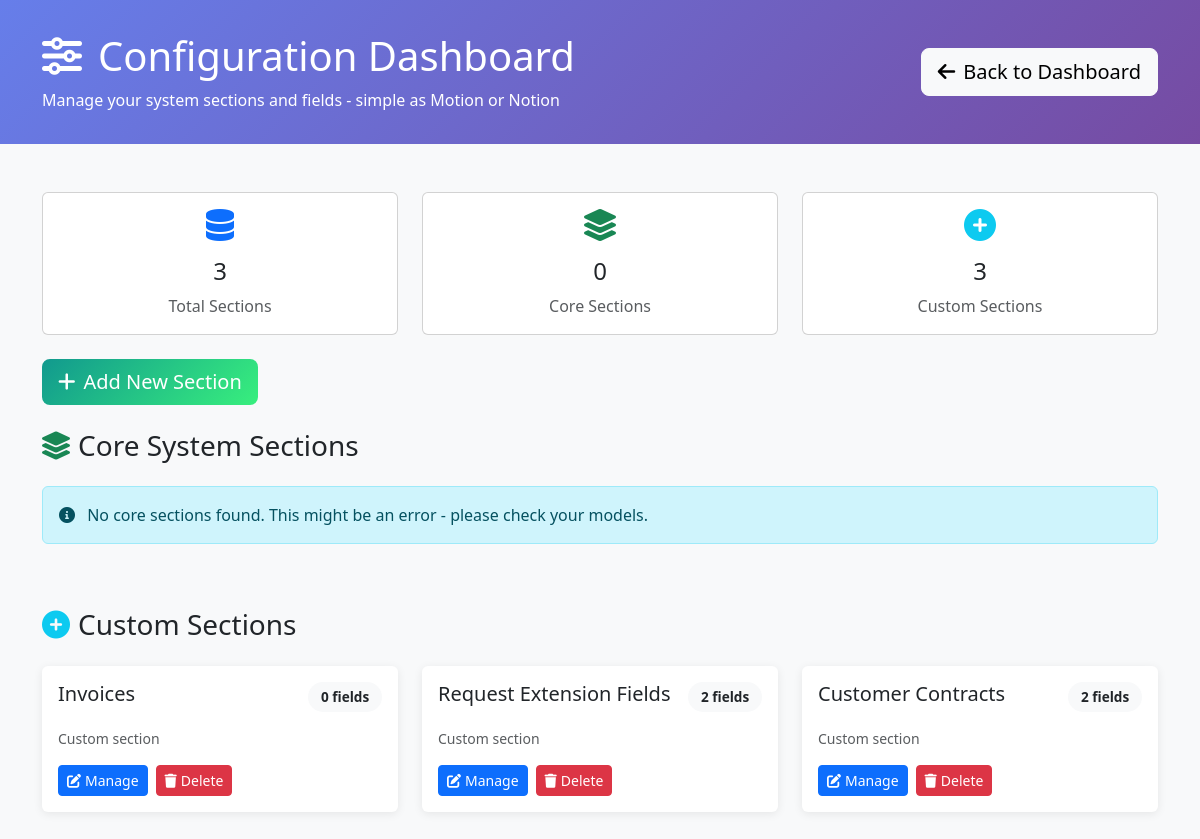
The app's page /configuration/ (signed in) with its own data.
### requests/models.py (models this page shows, shortened)
class DynamicModel(models.Model):
    name = models.CharField(max_length=100, unique=True, help_text="Model name (e.g., 'Invoice')")
    app_label = models.CharField(max_length=100, default='requests', help_text="Django app where model belongs")
    table_name = models.CharField(max_length=100, unique=True, help_text="Database table name")
    display_name = models.CharField(max_length=100, help_text="Human-readable name for admin")
    description = models.TextField(blank=True, help_text="Description of this model's purpose")
    ordering_fields = models.JSONField(default=list, help_text="Fields to use for default ordering")
    is_active = models.BooleanField(default=True, help_text="Whether this model is active in the system")
    created_at = models.DateTimeField(auto_now_add=True)
    updated_at = models.DateTimeField(auto_now=True)
    class Meta:
        verbose_name = "Dynamic Model"
        verbose_name_plural = "Dynamic Models"
        ordering = ['name']

### requests/configuration_views.py (the view)
# urls.py: path('', configuration_views.configuration_dashboard, name='dashboard'),
@staff_member_required
def configuration_dashboard(request):
    existing_models = []
    core_models = {
        'accounts.Company': 'Companies & Accounts',
        'requests.Request': 'Booking Requests',
        'agreements.Agreement': 'Agreements & Contracts',
        'sales_calls.SalesCall': 'Sales Calls & Meetings',
        'requests.RoomEntry': 'Room Occupancies'
    }
    for model_path, display_name in core_models.items():
        try:
            model = apps.get_model(model_path)
            field_count = len(model._meta.fields)
            dynamic_fields_count = DynamicField.objects.filter(
                existing_model_name=model_path,
                is_active=True
            ).count()
            existing_models.append({
                'name': model_path,
                'display_name': display_name,
                'model': model,
                'field_count': field_count,
                'dynamic_fields_count': dynamic_fields_count,
                'total_fields': field_count + dynamic_fields_count,
                'is_core': True
            })
        except Exception as e:
            print(f"Error loading model {model_path}: {e}")
    dynamic_models = []
    for dm in DynamicModel.objects.filter(is_active=True):
        field_count = dm.fields.filter(is_active=True).count()
        dynamic_models.append({
            'id': dm.id,
            'name': f"{dm.app_label}.{dm.name}",
            'display_name': dm.display_name,
            'field_count': field_count,
            'dynamic_fields_count': 0,
            'total_fields': field_count,
            'is_core': False,
            'model': dm
        })
    context = {
        'existing_models': existing_models,
        'dynamic_models': dynamic_models,
        'total_sections': len(existing_models) + len(dynamic_models)
    }
    return render(request, 'configuration/dashboard.html', context)

### requests/templates/configuration/dashboard.html (shortened to what this page needs)
<!DOCTYPE html>
<html lang="en">
<head>
    <link href="https://cdn.jsdelivr.net/npm/bootstrap@5.3.0/dist/css/bootstrap.min.css" rel="stylesheet">
    <link href="https://cdnjs.cloudflare.com/ajax/libs/font-awesome/6.0.0/css/all.min.css" rel="stylesheet">
</head>
<body class="bg-light">
    <div class="config-header">
        <div class="container">
            <div class="row align-items-center">
                <div class="col-md-8">
                    <h1 class="mb-2">
                        <i class="fas fa-sliders-h me-3"></i>Configuration Dashboard
                    </h1>
                    <p class="mb-0 opacity-90">
                        Manage your system sections and fields - simple as Motion or Notion
                    </p>
                </div>
                <div class="col-md-4 text-end">
                    <a href="{% url 'dashboard' %}" class="btn btn-light btn-lg">
                        <i class="fas fa-arrow-left me-2"></i>Back to Dashboard
                    </a>
                </div>
            </div>
        </div>
    </div>
    <div class="container my-5">
        <div class="row mb-4">
            <div class="col-md-4">
                <div class="card text-center">
                    <div class="card-body">
                        <i class="fas fa-database fa-2x text-primary mb-3"></i>
                        <h4>{{ total_sections }}</h4>
                        <p class="text-muted mb-0">Total Sections</p>
                    </div>
                </div>
            </div>
            <div class="col-md-4">
                <div class="card text-center">
                    <div class="card-body">
                        <i class="fas fa-layer-group fa-2x text-success mb-3"></i>
                        <h4>{{ existing_models|length }}</h4>
                        <p class="text-muted mb-0">Core Sections</p>
                    </div>
                </div>
            </div>
            <div class="col-md-4">
                <div class="card text-center">
                    <div class="card-body">
                        <i class="fas fa-plus-circle fa-2x text-info mb-3"></i>
                        <h4>{{ dynamic_models|length }}</h4>
                        <p class="text-muted mb-0">Custom Sections</p>
                    </div>
                </div>
            </div>
        </div>
        <div class="row mb-4">
            <div class="col-12">
                <div class="d-flex action-buttons">
                    <button class="btn btn-create btn-lg" onclick="createNewSection()">
                        <i class="fas fa-plus me-2"></i>Add New Section
                    </button>
                </div>
            </div>
        </div>
        <div class="row">
            <div class="col-12">
                <h3 class="mb-4">
                    <i class="fas fa-layer-group me-2 text-success"></i>Core System Sections
                </h3>
                <div class="row">
                    {% for model in existing_models %}
                    <div class="col-lg-6 col-xl-4 mb-4">
                        <div class="card section-card h-100">
                            <div class="card-body">
                                <div class="d-flex justify-content-between align-items-start mb-3">
                                    <h5 class="card-title mb-0">{{ model.display_name }}</h5>
                                    <span class="field-count">
                                        {{ model.total_fields }} fields
                                    </span>
                                </div>
                                <p class="text-muted small mb-3">
                                    Core: {{ model.field_count }} • Custom: {{ model.dynamic_fields_count }}
                                </p>
                                <div class="d-flex gap-2">
                                    <a href="{% url 'configuration:section_fields' model.name %}"
                                       class="btn btn-primary btn-sm flex-fill">
                                        <i class="fas fa-edit me-1"></i>Manage Fields
                                    </a>
                                </div>
                            </div>
                        </div>
                    </div>
                    {% empty %}
                    <div class="col-12">
                        <div class="alert alert-info">
                            <i class="fas fa-info-circle me-2"></i>
                            No core sections found. This might be an error - please check your models.
                        </div>
                    </div>
                    {% endfor %}
                </div>
            </div>
        </div>
        {% if dynamic_models %}
        <div class="row mt-5">
            <div class="col-12">
                <h3 class="mb-4">
                    <i class="fas fa-plus-circle me-2 text-info"></i>Custom Sections
                </h3>
                <div class="row">
                    {% for model in dynamic_models %}
                    <div class="col-lg-6 col-xl-4 mb-4">
                        <div class="card section-card h-100">
                            <div class="card-body">
                                <div class="d-flex justify-content-between align-items-start mb-3">
                                    <h5 class="card-title mb-0">{{ model.display_name }}</h5>
                                    <span class="field-count">
                                        {{ model.total_fields }} fields
                                    </span>
                                </div>
                                <p class="text-muted small mb-3">
                                    Custom section
                                </p>
                                <div class="d-flex gap-2">
                                    <a href="{% url 'configuration:section_fields' model.id %}?dynamic=true"
                                       class="btn btn-primary btn-sm">
                                        <i class="fas fa-edit me-1"></i>Manage
                                    </a>
                                    <button class="btn btn-danger btn-sm"
                                            onclick="deleteSection({{ model.id }}, '{{ model.display_name }}')">
                                        <i class="fas fa-trash me-1"></i>Delete
                                    </button>
                                </div>
                            </div>
                        </div>
                    </div>
                    {% endfor %}
                </div>
            </div>
        </div>
        {% endif %}
    </div>
</body>
</html>

### requests/templates/configuration/dashboard.html (style rules this page uses)
.config-header { background: linear-gradient(135deg, #667eea 0%, #764ba2 100%); color: white; padding: 2rem 0; }
.section-card { transition: all 0.3s ease; border: none; box-shadow: 0 2px 10px rgba(0,0,0,0.08); }
.field-count { background: #f8f9fa; border-radius: 20px; padding: 0.3rem 0.8rem; font-size: 0.85rem; font-weight: 600; }
.action-buttons { gap: 0.5rem; }
.btn-create { background: linear-gradient(135deg, #11998e 0%, #38ef7d 100%); border: none; color: white; }

### records on screen
DynamicModel: display_name "Invoices", total_fields "0"
DynamicModel: display_name "Request Extension Fields", total_fields "2"
DynamicModel: display_name "Customer Contracts", total_fields "2"

### other values on screen
{{ total_sections }} "3"
{{ existing_models|length }} "0"
{{ dynamic_models|length }} "3"
